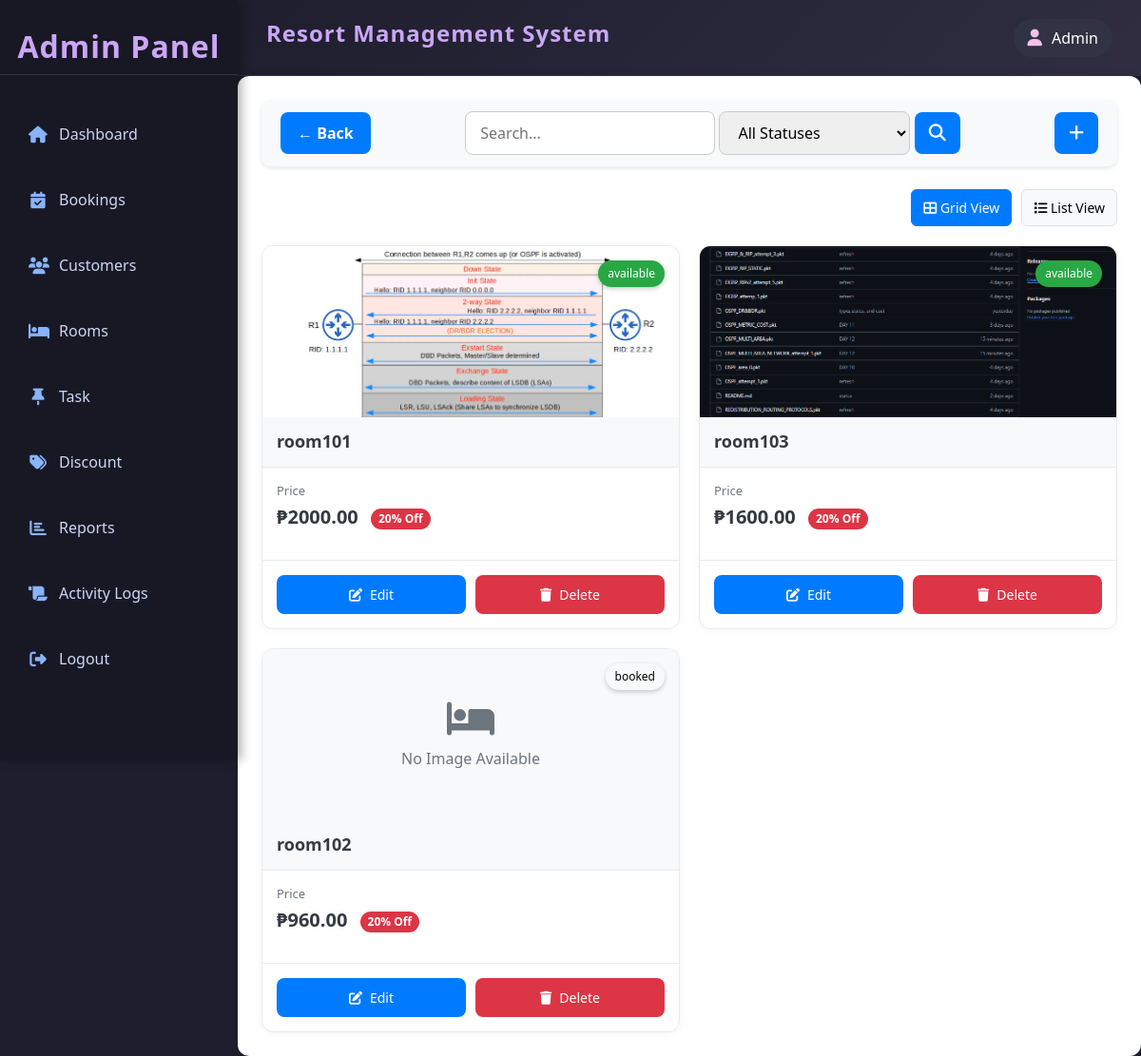
Screenshot of /admin/rooms/index.php (signed in) with the database file from the repository.
### tables this page shows
CREATE TABLE IF NOT EXISTS `room` (
  `room_id` int(11) NOT NULL AUTO_INCREMENT,
  `room_code` varchar(50) NOT NULL,
  `room_type` enum('standard','premium','deluxe') NOT NULL,
  `room_status` enum('available','booked','under maintenance') NOT NULL,
  `description` text NOT NULL,
  `price` decimal(10,2) NOT NULL,
  `created_at` timestamp NOT NULL DEFAULT current_timestamp(),
  `updated_at` timestamp NOT NULL DEFAULT current_timestamp(),
  PRIMARY KEY (`room_id`),
  UNIQUE KEY `room_ code` (`room_code`)
);

CREATE TABLE IF NOT EXISTS `room_gallery` (
  `room_id` int(11) NOT NULL,
  `room_img` varchar(255) NOT NULL,
  `created_at` timestamp NOT NULL DEFAULT current_timestamp(),
  UNIQUE KEY `room_img` (`room_img`),
  KEY `galley_room_fk` (`room_id`)
);

CREATE TABLE IF NOT EXISTS `discount` (
  `discount_id` int(11) NOT NULL AUTO_INCREMENT,
  `discount_name` varchar(50) NOT NULL,
  `discount_percentage` int(11) NOT NULL,
  `discount_start` datetime NOT NULL,
  `discount_end` datetime NOT NULL,
  `discount_status` enum('activate','deactivate') NOT NULL,
  `applicable_room` enum('premium','deluxe','standard') NOT NULL,
  `created_at` datetime NOT NULL DEFAULT current_timestamp(),
  `updated_at` datetime NOT NULL DEFAULT current_timestamp(),
  PRIMARY KEY (`discount_id`)
);

### admin/rooms/index.php (the view, shortened to what this page needs)
<?php
include('../../resources/database/config.php');
include ('../includes/template.php');
?>
<div class="content" style="color:black;">
    <?php
    include ('filter.php'); ?>
    <div class="view-toggle">
        <button class="toggle-btn active" onclick="toggleView('grid')" id="gridBtn">
            <i class="fas fa-th-large"></i> Grid View
        </button>
        <button class="toggle-btn" onclick="toggleView('list')" id="listBtn">
            <i class="fas fa-list"></i> List View
        </button>
    </div>
    <div class="room-card-container" id="gridView">
        <?php
        mysqli_data_seek($result, 0);
        while($row=mysqli_fetch_assoc($result)){
            $statusClass = strtolower($row['room_status']);
            $rimg="SELECT * FROM room_gallery WHERE room_id={$row['room_id']} LIMIT 1";
            $rimg_result=mysqli_query($conn,$rimg);
            $rimg_row=mysqli_fetch_assoc($rimg_result);
            if($row['discounted_price'] > 0) {
                $priceDisplay = "₱{$row['discounted_price']}";
                $discountDisplay = "<span class='discount'>{$row['discount_percentage']}% Off</span>";
            } else {
                $priceDisplay = "₱{$row['price']}";
                $discountDisplay = "";
            }
            $roomImage = "../../resources/assets/room_images/{$rimg_row['room_img']}";
            $defaultImage = "../../assets/images/room-placeholder.jpg";
            $imagePath = file_exists($roomImage) ? $roomImage : $defaultImage;
            $hasImage = file_exists($roomImage) || file_exists($defaultImage);
        ?>
        <div class="room-card <?php echo $statusClass; ?>">
            <div class="room-image">
                <?php if($hasImage): ?>
                    <img src="<?php echo $imagePath; ?>" alt="<?php echo $row['room_code']; ?>">
                <?php else: ?>
                    <div class="no-image">
                        <div class="text-center">
                            <i class="fas fa-bed"></i><br>
                            No Image Available
                        </div>
                    </div>
                <?php endif; ?>
                <div class="status-indicator"><?php echo $row['room_status']; ?></div>
            </div>
            <div class="room-header">
                <h3 class="room-code"><?php echo $row['room_code']; ?></h3>
            </div>
            <div class="room-content">
                <div class="price-container">
                    <div class="price-label">Price</div>
                    <div class="price"><?php echo $priceDisplay; ?> <?php echo $discountDisplay; ?></div>
                </div>
            </div>
            <div class="room-actions">
                <a href='edit.php?id=<?php echo $row['room_id']; ?>' class='btn btn-primary'>
                    <i class='fas fa-edit'></i> Edit
                </a>
                <a href='delete.php?id=<?php echo $row['room_id']; ?>&index_click=true' class='btn btn-danger'>
                    <i class='fas fa-trash'></i> Delete
                </a>
            </div>
        </div>
        <?php } ?>
    </div>
</div>

### admin/includes/template.php (style rules this page uses)
body { display: grid; grid-template-columns: 250px 100px 100px auto; grid-template-rows: 80px 100px auto 100px; height: 100vh; margin: 0; font-family: 'Segoe UI', Tahoma, Geneva, Verdana, sans-serif; background: #1E1E2E; color: #E0E0E0; }
.content { grid-column: 2 / 5; grid-row: 2 / 5; width: 100%; padding: 20px; background: #1E1E2E; box-shadow: inset 0 5px 15px rgba(0, 0, 0, 0.1); color: black; }

### admin/rooms/index.php (style rules this page uses)
.content { width: 100%; padding: 25px; background: white; border-radius: 12px; box-shadow: 0 6px 18px rgba(0, 0, 0, 0.08); }
.room-card-container { display: grid; grid-template-columns: repeat(auto-fill, minmax(320px, 1fr)); gap: 20px; margin-top: 20px; }
.room-card { background: #fff; border-radius: 12px; overflow: hidden; transition: all 0.3s ease; border: 1px solid #eaeaea; box-shadow: 0 2px 10px rgba(0, 0, 0, 0.04); position: relative; display: flex; flex-direction: column; height: 100%; }
.room-image { position: relative; width: 100%; height: 180px; overflow: hidden; background-color: #f8f9fa; }
.room-image img { width: 100%; height: 100%; object-fit: cover; transition: transform 0.5s ease; }
.no-image { display: flex; align-items: center; justify-content: center; height: 100%; color: #6c757d; font-size: 16px; }
.no-image i { font-size: 40px; margin-bottom: 10px; }
.status-indicator { position: absolute; top: 15px; right: 15px; padding: 5px 10px; border-radius: 20px; font-size: 12px; font-weight: 500; z-index: 2; box-shadow: 0 2px 5px rgba(0,0,0,0.2); }
.available .status-indicator { background: #28a745; color: white; }
.room-header { background: #f8f9fa; padding: 15px; border-bottom: 1px solid #eaeaea; }
.room-code { font-size: 18px; font-weight: 700; color: #343a40; margin: 0; }
.room-content { padding: 15px; flex-grow: 1; }
.price-container { margin-bottom: 15px; }
.price-label { font-size: 13px; color: #6c757d; margin-bottom: 3px; }
.price { font-size: 20px; font-weight: 700; color: #343a40; }
.discount { display: inline-block; background: #dc3545; color: white; font-size: 12px; padding: 2px 8px; border-radius: 12px; margin-left: 8px; vertical-align: middle; }
.room-actions { display: flex; gap: 10px; padding: 15px; border-top: 1px solid #eaeaea; margin-top: auto; }
.btn { flex: 1; display: inline-flex; align-items: center; justify-content: center; padding: 10px; border-radius: 8px; font-weight: 500; text-decoration: none; transition: all 0.2s ease; font-size: 14px; border: none; cursor: pointer; }
.btn i { margin-right: 8px; }
.btn-primary { background: #007bff; color: white; }
.btn-danger { background: #dc3545; color: white; }
.view-toggle { display: flex; justify-content: flex-end; margin-bottom: 15px; }
.toggle-btn { padding: 8px 12px; border-radius: 6px; background: #f8f9fa; border: 1px solid #dee2e6; cursor: pointer; font-size: 14px; transition: all 0.2s ease; margin-left: 10px; }
.toggle-btn:hover, .toggle-btn.active { background: #007bff; color: white; border-color: #007bff; }

### rows the page displays
room: room_gallery.room_img (picture), room_status "available", room_code "room101", priceDisplay "₱2000.00", discount.discount_percentage "20"
room: room_gallery.room_img (picture), room_status "available", room_code "room103", priceDisplay "₱1600.00", discount.discount_percentage "20"
room: shows "No Image Available", room_status "booked", room_code "room102", priceDisplay "₱960.00", discount.discount_percentage "20"
